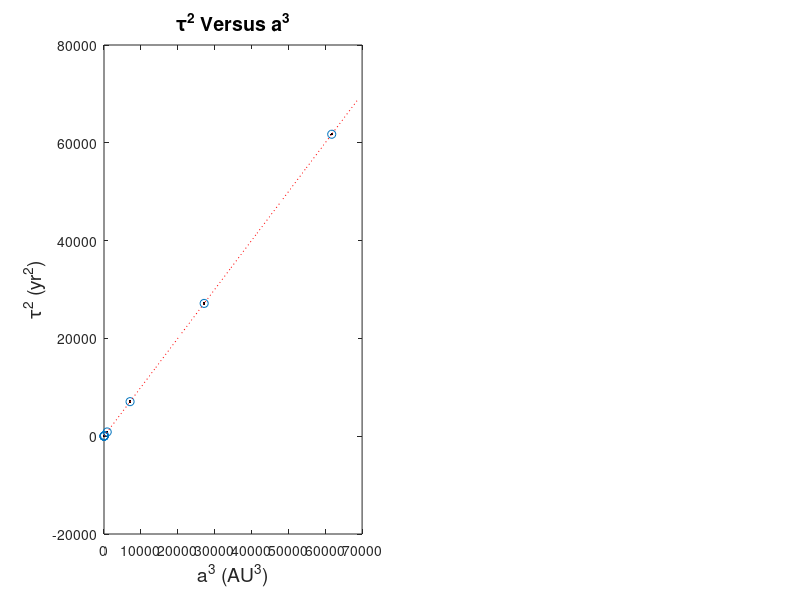

Write the MATLAB code that produced this figure. (Note: this script raises an error after producing the figure.)
%kepler3rd.m - This script is designed to look at the solar system planets
%and to look at the tau versus a relationship.
clear;
planet=['Mercury ';'Venus   ';'Earth   ';'Mars    ';'Jupiter ';...
        'Saturn  ';'Uranus  ';'Neptune ';'Pluto   '];
p=[0.241;0.615;1.000;1.881;11.86;29.46;84.01;164.8;248.5];%period
a=[0.387;0.723;1.000;1.524;5.203;9.539;19.191;30.061;39.529];%semimajor axis
x=a.^3; y=p.^2;% define the variables
[c,e]=polyfit(x,y,1);%Linear fit of y(x) can give coefficient b, error e(3)
[cp,ep]=polyfit(y,x,1);%Linear fit of x(y) needed to calculate r-squared
rr=c(1)*cp(1); %definition of r_squared (Bevington's Data Reduction...)
ybest1 = c(1).*x + c(2);%used to compare predicted and actual
x2=[min(x):(max(x)-min(x))/9:max(x)*(1+0.15)];%more points for the prediction
ybest2 = c(1).*x2 + c(2);                  %general predicted
subplot(1,2,1);plot(x,y,'k.',x,ybest1,'o',x2,ybest2,'r:')
xlabel('a^3 (AU^3)','FontSize',14); ylabel('\tau^2 (yr^2)','FontSize',14)
title('\tau^2 Versus a^3','FontSize',14)
h=legend('Planets','Comparison',' Fit',4); set(h,'FontSize',12)
str1=cat(2,' Line Fit=',num2str(c(1),4),'*x + ',num2str(c(2),4));
str2=cat(2,' r^2=',num2str(rr,10));
text(x(6),y(9)*(1+0.05),str1,'FontSize',9);%post rmin
text(x(6),y(9),str2,'FontSize',9);         %post rmin
%---- tau = a^{3/2} figure
xth=[0:0.1:max(a)];                        %variable for pth
pth=xth.^(3/2);                            %theoretical curve
subplot(1,2,2);semilogy(a,p,'k.',xth,pth,'r:')%use semilog for better viewing
for i=1:9
text(a(i),p(i),planet(i,:),'Color','b','FontSize',12);%The planets
end
str3=cat(2,'\tau = a^{3/2}');
h=legend('Planets',str3,4); set(h,'FontSize',14)
xlabel('a (AU)','FontSize',14); ylabel('Period (yr)','FontSize',14);
title('\tau versus a','FontSize',14)
